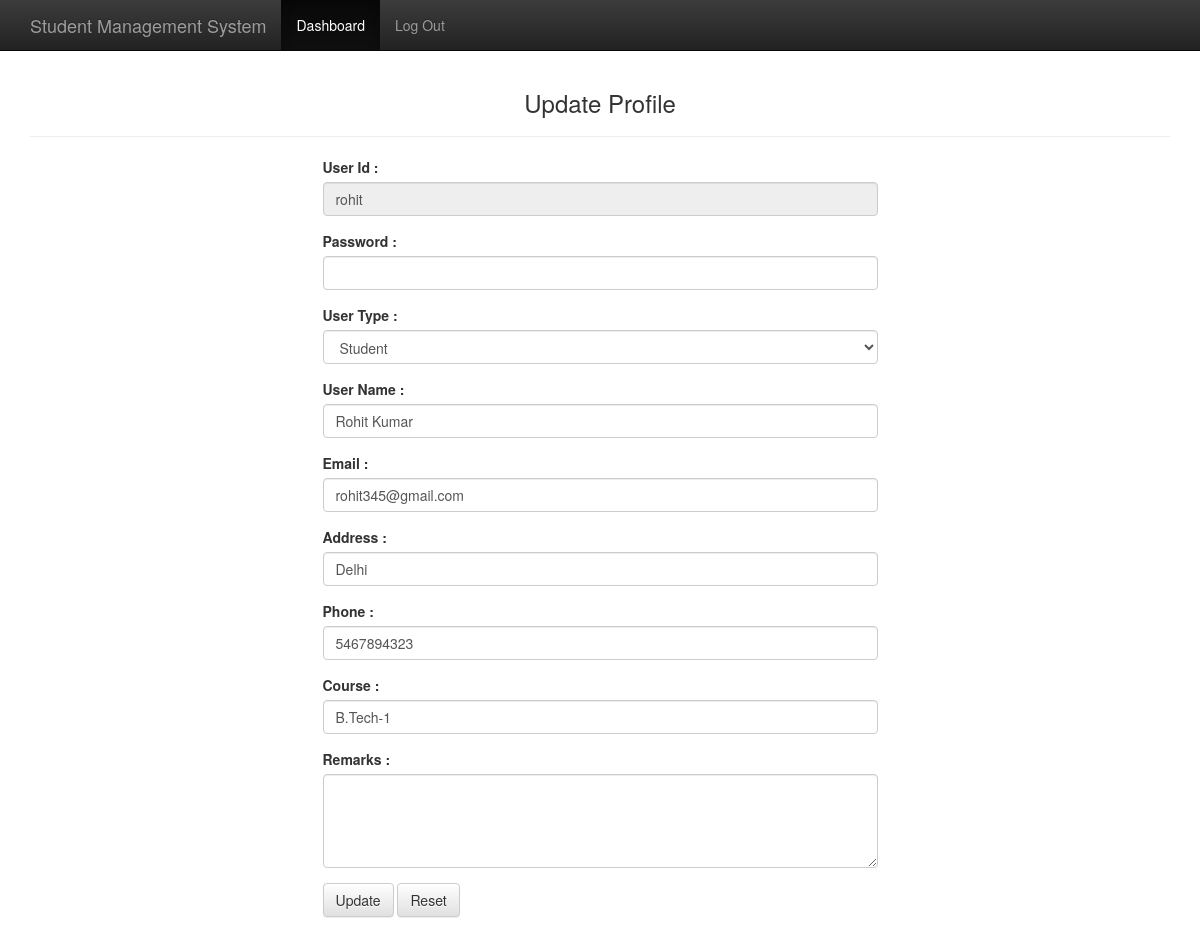
Page /edituser.php?userid=rohit (signed in) on the committed database.
### tables this page shows
CREATE TABLE `tbl_user` (
  `userid` varchar(50) NOT NULL,
  `hashpassword` varchar(100) NOT NULL,
  `usertype` varchar(50) NOT NULL,
  `username` varchar(50) NOT NULL,
  `email` varchar(50) NOT NULL,
  `address` varchar(200) DEFAULT NULL,
  `phone` varchar(14) DEFAULT NULL,
  `course` varchar(50) DEFAULT NULL,
  `remarks` text
);

### includes/functions.php (called while the page is built, shortened)
<?php
function get_selected_user($userid) {
    global $connection;
    $safe_userid = mysqli_real_escape_string($connection, $userid);
    $query = "SELECT * FROM tbl_user WHERE userid='$safe_userid' LIMIT 1" ;
    $seluser = mysqli_query($connection, $query);
    return $seluser;
}
?>

### edituser.php (the view, shortened to what this page needs)
<?php require_once("includes/db_connection.php"); ?>
<?php require_once("includes/functions.php"); ?>
<?php require_once("includes/validation_functions.php"); $page_name="";?>
<?php
    if (isset($_POST['submit'])) {
        $userid= mysql_prep($_POST['userid']);
        $hashpassword= password_encrypt($_POST['hashpassword']);
        $usertype= mysql_prep($_POST['usertype']);
        $username= mysql_prep($_POST['username']);
        $address= mysql_prep($_POST['address']);
        $email= mysql_prep($_POST['email']);
        $phone= mysql_prep($_POST['phone']);
        $course= mysql_prep($_POST['course']);
        $remarks= mysql_prep($_POST['remarks']);
        $fields_required = array("userid", "hashpassword","usertype", "username", "email");
        validate_presences($fields_required);
        $fields_with_max_lengths = array("userid" => 50, "username" => 50, "hashpassword" => 100, "usertype" => 90, "email" => 50);
        validate_max_lengths($fields_with_max_lengths);
        if (!empty($errors)) {
            $_SESSION["errors"] = $errors;
        } else {
            $query = "UPDATE tbl_user SET ";
            $query .= "hashpassword= '{$hashpassword}', ";
            $query .= "usertype= '{$usertype}', ";
            $query .= "username= '{$username}', ";
            $query .= "address= '{$address}', ";
            $query .= "email= '{$email}', ";
            $query .= "phone= '{$phone}', ";
            $query .= "course= '{$course}' ";
            $query .= "WHERE userid='{$userid}'";
            $result = mysqli_query($connection, $query);
            if ($result && mysqli_affected_rows($connection) == 1) {
                $_SESSION["message"] .= "User Updated. ";
                header("location: admindb.php");
                exit();
            } else {
                $_SESSION["message"] .= "Update User failed." . mysqli_error($connection);
            }
        }
    } else {
        if($_SESSION['sms_user_type']=='student'){$userid = $_SESSION['sms_user_id'];}else{$userid = $_GET['userid'];}
        $sel_user = get_selected_user($userid);
        if (mysqli_num_rows($sel_user)==0){
            $_SESSION["message"] = "User not found.";
            header("location: admindb.php");
            exit();
        } else {
            while ($row= mysqli_fetch_assoc($sel_user)) {
                $usertype= $row['usertype'];
                $username= $row['username'];
                $address= $row['address'];
                $email= $row['email'];
                $phone= $row['phone'];
                $course= $row['course'];;
                $remarks= $row['remarks'];
            }
        }
    }
?>
<?php include("layout/header.php"); ?>
        <div id="content">
            <div class="content text-center">
                <h3>Update Profile</h3>
                 <hr>
            </div>
            <div class="row">
                <div class="col-md-3">
                </div>
                <div class="col-md-6">
                <form class="form-vertical" action="edituser.php" enctype="multipart/form-data" method="post">
                    <div class="form-group">
                        <label>User Id : </label>
                        <input type="text" class="form-control" required="required" readonly name="userid" value="<?php echo htmlspecialchars($userid); ?>" />
                    </div>
                    <div class="form-group">
                        <label>Password : </label>
                    <input type="password" class="form-control" required="required" name="hashpassword" value="" />
                    </div>
                    <div class="form-group">
                    <label>User Type : </label>
                    <select name="usertype" class="form-control" id="" <?php if($_SESSION['sms_user_type']=='student'){echo "readonly";} ?> required="required" >
			                <option value="student" <?php if($usertype == 'student'){ echo "selected";} ?> >Student</option>
                    </select>
                    </div>
                    <div class="form-group">
                    <label>User Name : </label>
                    <input type="text" class="form-control" name="username" <?php if($_SESSION['sms_user_type']=='student'){echo "readonly";} ?> value="<?php echo htmlspecialchars($username); ?>" />
                    </div>
                    <div class="form-group">
                    <label>Email : </label>
                    <input type="text" class="form-control" name="email" value="<?php echo htmlspecialchars($email); ?>" />
                    </div>
                    <div class="form-group">
                    <label>Address : </label>
                    <input type="text" class="form-control" name="address" <?php if($_SESSION['sms_user_type']=='student'){echo "readonly";} ?> value="<?php echo htmlspecialchars($address); ?>" />
                    </div>
                    <div class="form-group">
                    <label>Phone : </label>
                    <input type="number" class="form-control" name="phone" value="<?php echo htmlspecialchars($phone); ?>" />
                    </div>
                    <div class="form-group">
                    <label>Course : </label>
                    <input type="text" class="form-control" name="course" <?php if($_SESSION['sms_user_type']=='student'){echo "readonly";} ?> value="<?php echo htmlspecialchars($course); ?>" />
                    </div>
                    <div class="form-group">
                    <div><label class="textarea">Remarks : </label>
                    <textarea rows="4" class="form-control" name="remarks" <?php if($_SESSION['sms_user_type']=='student'){echo "readonly";} ?> ><?php echo htmlspecialchars($remarks); ?></textarea></div>
                    </div>
		            <input type="submit" class="btn btn-default" name="submit" value="Update" />
                    <input type="reset" class="btn btn-default" name="reset" value="Reset" />
                </form>
                </div>
                <div class="col-md-3">
                </div>
            </div>
        </div>
<?php include("layout/footer.php"); ?>

### css/theme.css (style rules this page uses)
body { padding-top: 70px; padding-bottom: 30px; }

### rows in the picture
tbl_user: usertype "Student", username "Rohit Kumar", email "rohit345@gmail.com", address "Delhi", phone "5467894323", course "B.Tech-1"
